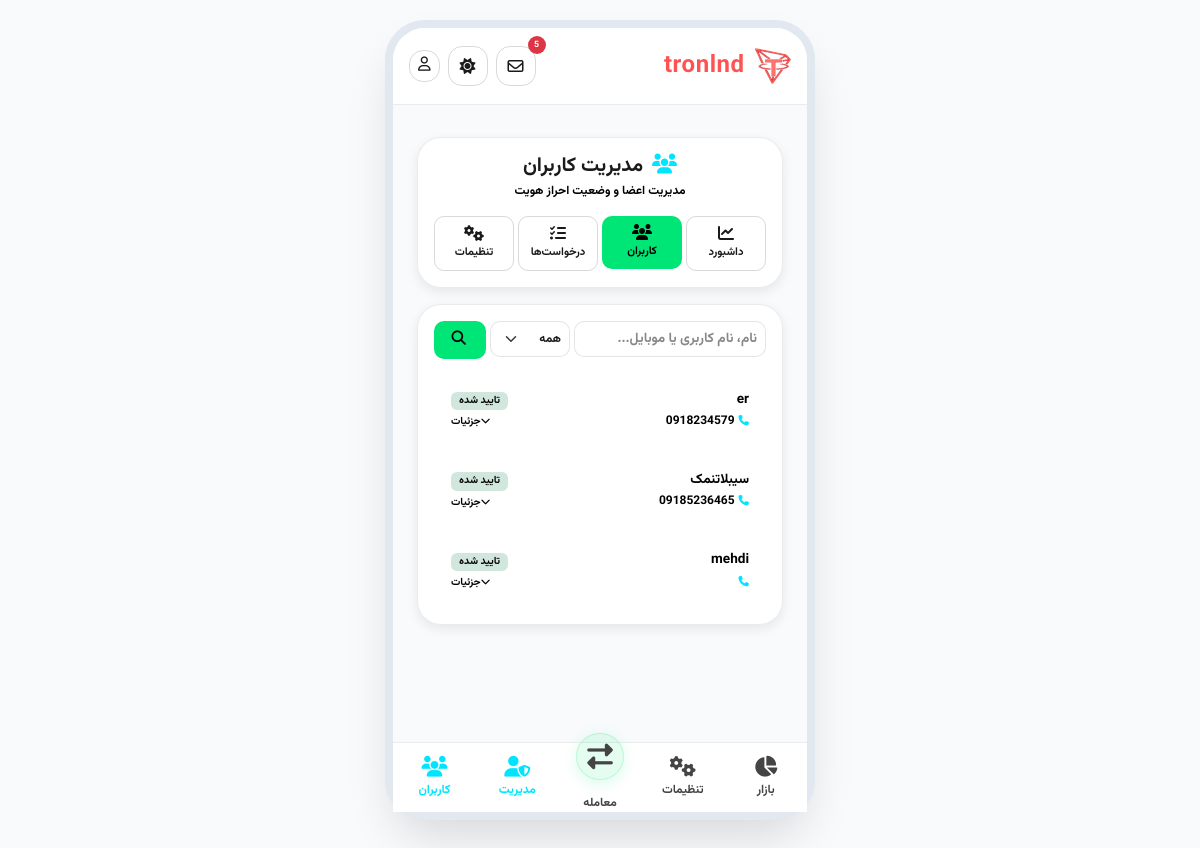
Page /panel/users/ (signed in) on the earlier database version.
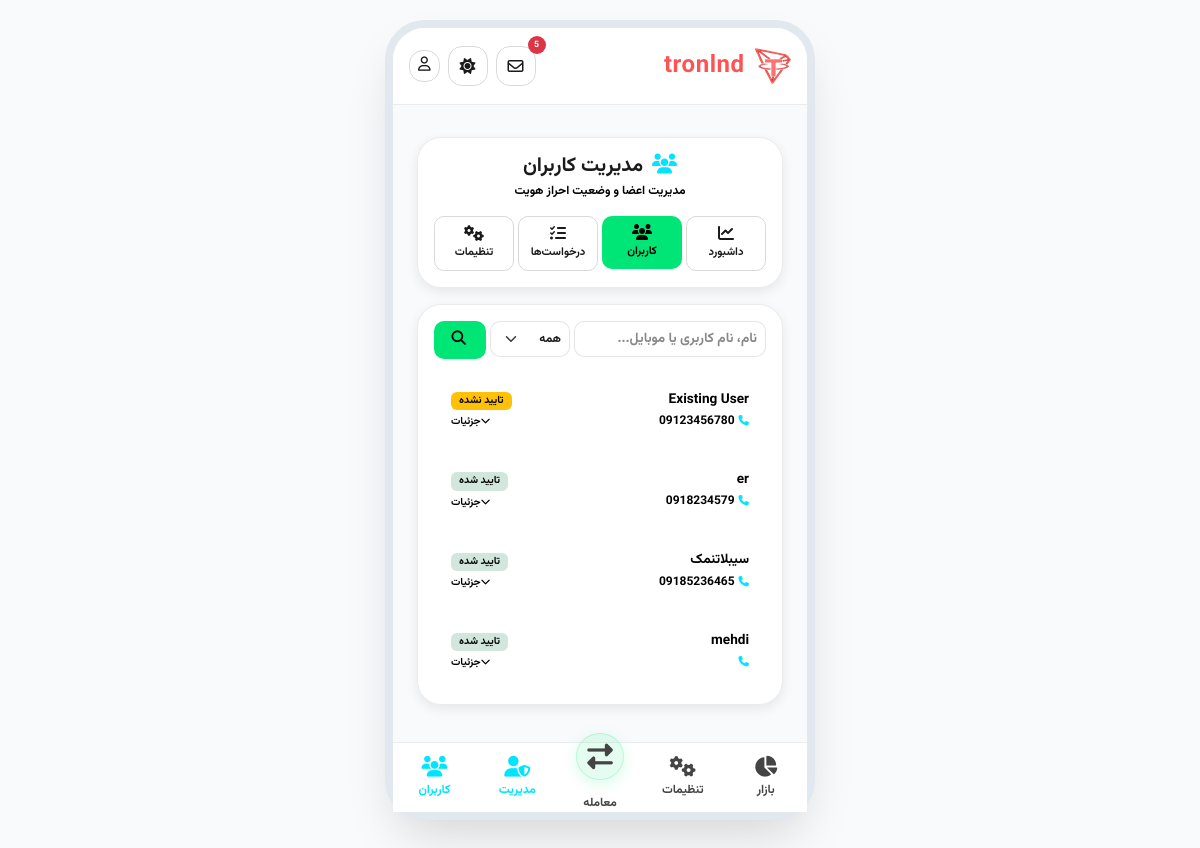
Same page on the later database version.
### accounts/models.py (models this page shows, shortened)
class CustomUser(AbstractUser):
    full_name = models.CharField(
        max_length=200,
        verbose_name="نام کامل"
    )
    mobile = models.CharField(
        max_length=11,
        unique=True,
        verbose_name="شماره موبایل"
    )
    national_card_image = models.ImageField(
        upload_to='national_cards/',
        blank=True,
        null=True
    )
    selfie_image = models.ImageField(
        upload_to='selfies/',
        blank=True,
        null=True
    )
    card_number = models.CharField(
        max_length=16,
        blank=True
    )
    iban = models.CharField(
        max_length=26,
        blank=True
    )
    is_verified = models.BooleanField(
        default=False
    )
    trx_address = models.CharField(max_length=100, blank=True, verbose_name="آدرس ترون")
    trx_balance = models.DecimalField(max_digits=20, decimal_places=8, default=0, verbose_name="موجودی ترون")
    usdt_address = models.CharField(max_length=100, blank=True, verbose_name="آدرس تتر")
    usdt_balance = models.DecimalField(max_digits=20, decimal_places=8, default=0, verbose_name="موجودی تتر")
    btc_address = models.CharField(max_length=100, blank=True, verbose_name="آدرس بیت کوین")
    btc_balance = models.DecimalField(max_digits=20, decimal_places=8, default=0, verbose_name="موجودی بیت کوین")
    eth_address = models.CharField(max_length=100, blank=True, verbose_name="آدرس اتریوم")
    eth_balance = models.DecimalField(max_digits=20, decimal_places=8, default=0, verbose_name="موجودی اتریوم")
    sol_address = models.CharField(max_length=100, blank=True, verbose_name="آدرس سولانا")
    sol_balance = models.DecimalField(max_digits=20, decimal_places=8, default=0, verbose_name="موجودی سولانا")
    bnb_address = models.CharField(max_length=100, blank=True, verbose_name="آدرس بینانس")
    bnb_balance = models.DecimalField(max_digits=20, decimal_places=8, default=0, verbose_name="موجودی بینانس")
    xrp_address = models.CharField(max_length=100, blank=True, verbose_name="آدرس ریپل")
    xrp_balance = models.DecimalField(max_digits=20, decimal_places=8, default=0, verbose_name="موجودی ریپل")
    pm_address = models.CharField(max_length=100, blank=True, verbose_name="آدرس perfect money")
    pm_balance = models.DecimalField(max_digits=20, decimal_places=2, default=0, verbose_name="موجودی پرفکت مانی")
    ton_address = models.CharField(max_length=100, blank=True, verbose_name="آدرس تون کوین")
    ton_balance = models.DecimalField(max_digits=20, decimal_places=8, default=0, verbose_name="موجودی تون کوین")
    utop_address = models.CharField(max_length=100, blank=True, verbose_name="آدرس یوتوپیا")
    utop_balance = models.DecimalField(max_digits=20, decimal_places=8, default=0, verbose_name="موجودی یوتوپیا")
    @property
    def unread_messages_count(self):
        return self.admin_messages.filter(is_read=False).count()

### admin_panel/views.py (the view)
# urls.py: path('users/', views.users_list, name='panel_users'),
@staff_member_required
def users_list(request):
    user_search = request.GET.get('user_search', '')
    user_status_filter = request.GET.get('user_status', '')
    all_users_list = CustomUser.objects.order_by('-date_joined')
    if user_status_filter == 'verified':
        all_users_list = all_users_list.filter(is_verified=True)
    elif user_status_filter == 'unverified':
        all_users_list = all_users_list.filter(is_verified=False)
    if user_search:
        all_users_list = all_users_list.filter(
            Q(username__icontains=user_search) |
            Q(full_name__icontains=user_search) |
            Q(mobile__icontains=user_search)
        )
    context = {
        'users': all_users_list,
        'user_search': user_search,
        'user_status_filter': user_status_filter,
    }
    return render(request, 'admin_panel/users.html', context)

### admin_panel/templates/admin_panel/users.html (shortened to what the changed rows need)
{% extends 'core/base.html' %}
{% block content %}
<div class="container my-3 px-2">
    <div class="glass-card p-3">
        <div class="d-flex flex-column gap-2">
            {% for u in users %}
            <div class="p-3 rounded-4" style="background: rgba(255,255,255,0.02); border: 1px solid rgba(255,255,255,0.05); cursor: pointer;"
                 data-bs-toggle="collapse" data-bs-target="#userCollapse{{ u.id }}" aria-expanded="false" aria-controls="userCollapse{{ u.id }}">
                <div class="d-flex justify-content-between align-items-center">
                    <div>
                        <h6 class="text-white mb-1 fw-bold" style="font-size: 0.85rem;">{{ u.full_name|default:u.username }}</h6>
                        <small class="text-custom-muted d-block" style="font-size: 0.75rem;"><i class="fa-solid fa-phone me-1 text-cyan" style="font-size:0.65rem;"></i>{{ u.mobile }}</small>
                    </div>
                    <div class="text-end d-flex flex-column align-items-end">
                        {% if u.is_verified %}
                            <span class="badge bg-success-subtle text-neon-green px-2 py-1" style="font-size: 0.65rem;">تایید شده</span>
                        {% else %}
                            <span class="badge bg-warning text-dark px-2 py-1" style="font-size: 0.65rem;">تایید نشده</span>
                        {% endif %}
                        <small class="text-custom-muted d-block mt-1" style="font-size: 0.65rem;"><i class="fa-solid fa-chevron-down ms-1" style="font-size: 0.6rem;"></i>جزئیات</small>
                    </div>
                </div>
            </div>
            {% empty %}
            <p class="text-center text-custom-muted py-4 mb-0 small">کاربری یافت نشد.</p>
            {% endfor %}
        </div>
    </div>
</div>
{% endblock %}

Differences in the rows shown:
added CustomUser: full_name "Existing User", mobile "09123456780", is_verified "تایید نشده"
